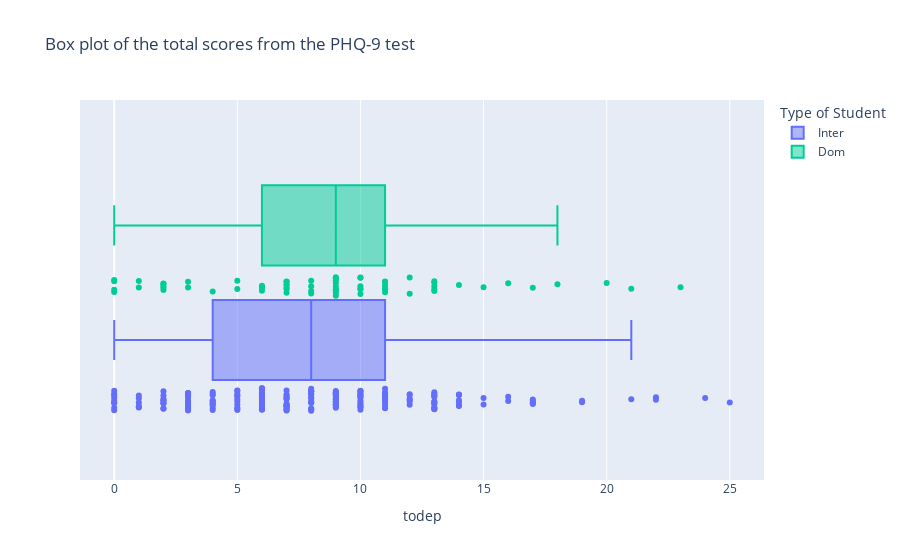

The notebook cell saved with this chart:
### Markdown cell above
### Box Plots

### Code cell
# Create the box plot figure
fig = px.box(
    
# Select the dataframe
    data_frame=data,

# Select the column you want to visualize
    x="todep",
    
# Select the additional column to determine different groups of data    
    color="inter_dom",

# Select the additional column to determine what information is shown when you hover over the plot
    hover_data=["age"],

# Select the option to view all data points
    points="all",

# Clean up the labels
    title="Box plot of the total scores from the PHQ-9 test",
    labels={"inter_dom":"Type of Student", "ToDep":"Total PHQ-9 Scores"})

# Show the figure
fig.show()

### Figure 1 — Plotly figure (JSON) as saved in the notebook; plotly's stock layout.template omitted (floating-point values rounded to 4 significant figures; data arrays with more than 128 entries replaced by an {"elided": "..."} marker saying what was removed)
{"data": [{"alignmentgroup": "True", "boxpoints": "all", "customdata": {"elided": "201x1 int values"}, "hovertemplate": "Type of Student=Inter<br>todep=%{x}<br>age=%{customdata[0]}<extra></extra>", "legendgroup": "Inter", "marker": {"color": "#636efa"}, "name": "Inter", "notched": false, "offsetgroup": "Inter", "orientation": "h", "showlegend": true, "type": "box", "x": {"elided": "201 int values"}, "x0": " ", "xaxis": "x", "y0": " ", "yaxis": "y"}, {"alignmentgroup": "True", "boxpoints": "all", "customdata": [[null], [null], [null], [null], [null], [null], [null], [null], [null], [null], [null], [null], [null], [null], [null], [null], [null], [null]], "hovertemplate": "Type of Student=<br>todep=%{x}<br>age=%{customdata[0]}<extra></extra>", "legendgroup": "", "marker": {"color": "#EF553B"}, "name": "", "notched": false, "offsetgroup": "", "orientation": "h", "showlegend": false, "type": "box", "x": [null, null, null, null, null, null, null, null, null, null, null, null, null, null, null, null, null, null], "x0": " ", "xaxis": "x", "y0": " ", "yaxis": "y"}, {"alignmentgroup": "True", "boxpoints": "all", "customdata": [[27], [18], [21], [20], [21], [20], [18], [22], [22], [20], [21], [21], [20], [21], [21], [20], [21], [21], [22], [21], [21], [19], [23], [18], [18], [18], [18], [18], [20], [20], [19], [20], [21], [23], [20], [21], [19], [20], [20], [21], [20], [19], [20], [20], [19], [24], [22], [21], [19], [23], [23], [21], [18], [21], [22], [20], [19], [18], [19], [20], [21], [22], [21], [22], [19], [19], [20]], "hovertemplate": "Type of Student=Dom<br>todep=%{x}<br>age=%{customdata[0]}<extra></extra>", "legendgroup": "Dom", "marker": {"color": "#00cc96"}, "name": "Dom", "notched": false, "offsetgroup": "Dom", "orientation": "h", "showlegend": true, "type": "box", "x": [12, 9, 7, 3, 10, 6, 6, 0, 13, 9, 7, 20, 21, 23, 2, 13, 7, 11, 5, 1, 8, 8, 11, 11, 0, 8, 16, 7, 2, 14, 9, 10, 15, 10, 12, 11, 11, 10, 3, 4, 18, 9, 5, 2, 7, 10, 7, 6, 9, 2, 13, 10, 9, 6, 0, 13, 9, 9, 17, 13, 0, 11, 8, 2, 9, 1, 7], "x0": " ", "xaxis": "x", "y0": " ", "yaxis": "y"}], "layout": {"boxmode": "group", "legend": {"title": {"text": "Type of Student"}, "tracegroupgap": 0}, "title": {"text": "Box plot of the total scores from the PHQ-9 test"}, "xaxis": {"anchor": "y", "domain": [0, 1], "title": {"text": "todep"}}, "yaxis": {"anchor": "x", "domain": [0, 1]}}}
